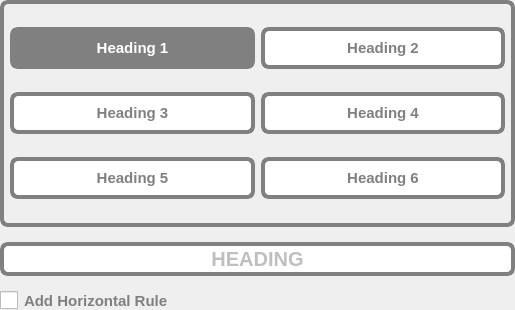
<?xml version="1.0" encoding="UTF-8"?>
<ui version="4.0">
 <class>HPEHeadingDialogForm</class>
 <widget class="QWidget" name="HPEHeadingDialogForm">
  <property name="geometry">
   <rect>
    <x>0</x>
    <y>0</y>
    <width>515</width>
    <height>310</height>
   </rect>
  </property>
  <property name="windowTitle">
   <string>Form</string>
  </property>
  <property name="styleSheet">
   <string notr="true">QPushButton
{
	padding: 8px;
     color: gray;
     background-color: white;
     border-style: solid;
     border-width: 5px;
     border-radius: 8px;
     border-color: rgb(208, 208, 208);
     font: bold 15px;
}

QPushButton:hover
{
	/*border-color: gray;*/
     color: rgb(255, 255, 255);
     background-color: rgb(208, 208, 208);
}

QPushButton:checked
{
	color: rgb(255, 255, 255);
     background-color: gray;
}

QCheckBox {
	color: gray;
	font: bold 15px;
}

QCheckBox::indicator {
	width: 18px;
	height: 18px;
}

QCheckBox::indicator:unchecked {
	
	image: url(:/icons/resources/icons/ico_unchecked.png);
}


QCheckBox::indicator:checked {
	
	image: url(:/icons/resources/icons/ico_checked.png);
}</string>
  </property>
  <layout class="QVBoxLayout" name="verticalLayout" stretch="0,0,0">
   <property name="spacing">
    <number>15</number>
   </property>
   <property name="leftMargin">
    <number>0</number>
   </property>
   <property name="topMargin">
    <number>0</number>
   </property>
   <property name="rightMargin">
    <number>0</number>
   </property>
   <property name="bottomMargin">
    <number>0</number>
   </property>
   <item>
    <widget class="QFrame" name="frame">
     <property name="styleSheet">
      <string notr="true">border: 4px solid gray; border-radius: 8px;</string>
     </property>
     <property name="lineWidth">
      <number>0</number>
     </property>
     <layout class="QGridLayout" name="gridLayout" columnstretch="1,1">
      <property name="leftMargin">
       <number>6</number>
      </property>
      <property name="topMargin">
       <number>6</number>
      </property>
      <property name="rightMargin">
       <number>6</number>
      </property>
      <property name="bottomMargin">
       <number>6</number>
      </property>
      <item row="0" column="0">
       <widget class="QPushButton" name="buttonHeading1">
        <property name="cursor">
         <cursorShape>PointingHandCursor</cursorShape>
        </property>
        <property name="text">
         <string>Heading 1</string>
        </property>
        <property name="shortcut">
         <string>Ctrl+1</string>
        </property>
        <property name="checkable">
         <bool>true</bool>
        </property>
        <property name="checked">
         <bool>true</bool>
        </property>
        <property name="autoExclusive">
         <bool>true</bool>
        </property>
       </widget>
      </item>
      <item row="0" column="1">
       <widget class="QPushButton" name="buttonHeading2">
        <property name="cursor">
         <cursorShape>PointingHandCursor</cursorShape>
        </property>
        <property name="text">
         <string>Heading 2</string>
        </property>
        <property name="shortcut">
         <string>Ctrl+2</string>
        </property>
        <property name="checkable">
         <bool>true</bool>
        </property>
        <property name="autoExclusive">
         <bool>true</bool>
        </property>
       </widget>
      </item>
      <item row="1" column="0">
       <widget class="QPushButton" name="buttonHeading3">
        <property name="cursor">
         <cursorShape>PointingHandCursor</cursorShape>
        </property>
        <property name="text">
         <string>Heading 3</string>
        </property>
        <property name="shortcut">
         <string>Ctrl+3</string>
        </property>
        <property name="checkable">
         <bool>true</bool>
        </property>
        <property name="autoExclusive">
         <bool>true</bool>
        </property>
       </widget>
      </item>
      <item row="1" column="1">
       <widget class="QPushButton" name="buttonHeading4">
        <property name="cursor">
         <cursorShape>PointingHandCursor</cursorShape>
        </property>
        <property name="text">
         <string>Heading 4</string>
        </property>
        <property name="shortcut">
         <string>Ctrl+4</string>
        </property>
        <property name="checkable">
         <bool>true</bool>
        </property>
        <property name="autoExclusive">
         <bool>true</bool>
        </property>
       </widget>
      </item>
      <item row="2" column="0">
       <widget class="QPushButton" name="buttonHeading5">
        <property name="cursor">
         <cursorShape>PointingHandCursor</cursorShape>
        </property>
        <property name="text">
         <string>Heading 5</string>
        </property>
        <property name="shortcut">
         <string>Ctrl+5</string>
        </property>
        <property name="checkable">
         <bool>true</bool>
        </property>
        <property name="autoExclusive">
         <bool>true</bool>
        </property>
       </widget>
      </item>
      <item row="2" column="1">
       <widget class="QPushButton" name="buttonHeading6">
        <property name="cursor">
         <cursorShape>PointingHandCursor</cursorShape>
        </property>
        <property name="text">
         <string>Heading 6</string>
        </property>
        <property name="shortcut">
         <string>Ctrl+6</string>
        </property>
        <property name="checkable">
         <bool>true</bool>
        </property>
        <property name="autoExclusive">
         <bool>true</bool>
        </property>
       </widget>
      </item>
     </layout>
    </widget>
   </item>
   <item>
    <widget class="QLineEdit" name="headingEdit">
     <property name="styleSheet">
      <string notr="true">border: 4px solid gray;
border-radius: 8px;
padding: 0 4px;
selection-background-color: lightgray;
font-size: 20px;
font-weight: bold;
background-color: white;
color: gray;</string>
     </property>
     <property name="alignment">
      <set>Qt::AlignCenter</set>
     </property>
     <property name="placeholderText">
      <string>HEADING</string>
     </property>
    </widget>
   </item>
   <item>
    <widget class="QCheckBox" name="addHorizontalRule">
     <property name="cursor">
      <cursorShape>PointingHandCursor</cursorShape>
     </property>
     <property name="text">
      <string>Add Horizontal Rule</string>
     </property>
    </widget>
   </item>
  </layout>
 </widget>
 <resources/>
 <connections/>
</ui>
